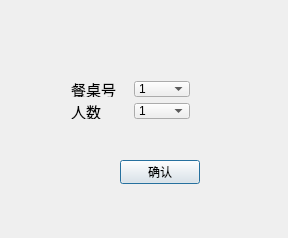
<?xml version="1.0" encoding="UTF-8"?>
<ui version="4.0">
 <class>dinnerFoodClass</class>
 <widget class="QDialog" name="dinnerFoodClass">
  <property name="geometry">
   <rect>
    <x>0</x>
    <y>0</y>
    <width>288</width>
    <height>238</height>
   </rect>
  </property>
  <property name="windowTitle">
   <string>dinnerFood</string>
  </property>
  <widget class="QPushButton" name="yes">
   <property name="geometry">
    <rect>
     <x>120</x>
     <y>160</y>
     <width>80</width>
     <height>24</height>
    </rect>
   </property>
   <property name="text">
    <string>确认</string>
   </property>
  </widget>
  <widget class="QWidget" name="">
   <property name="geometry">
    <rect>
     <x>60</x>
     <y>70</y>
     <width>141</width>
     <height>60</height>
    </rect>
   </property>
   <layout class="QVBoxLayout" name="verticalLayout">
    <item>
     <layout class="QHBoxLayout" name="horizontalLayout_2">
      <item>
       <widget class="QLabel" name="label">
        <property name="font">
         <font>
          <pointsize>11</pointsize>
         </font>
        </property>
        <property name="text">
         <string>餐桌号</string>
        </property>
       </widget>
      </item>
      <item>
       <widget class="QComboBox" name="comboBox">
        <property name="styleSheet">
         <string notr="true">QLabel
{
	font: 11pt &quot;Microsoft YaHei UI&quot;;
}</string>
        </property>
        <item>
         <property name="text">
          <string>1</string>
         </property>
        </item>
        <item>
         <property name="text">
          <string>2</string>
         </property>
        </item>
        <item>
         <property name="text">
          <string>3</string>
         </property>
        </item>
        <item>
         <property name="text">
          <string>4</string>
         </property>
        </item>
        <item>
         <property name="text">
          <string>5</string>
         </property>
        </item>
        <item>
         <property name="text">
          <string>6</string>
         </property>
        </item>
        <item>
         <property name="text">
          <string>7</string>
         </property>
        </item>
        <item>
         <property name="text">
          <string>8</string>
         </property>
        </item>
        <item>
         <property name="text">
          <string>9</string>
         </property>
        </item>
        <item>
         <property name="text">
          <string>10</string>
         </property>
        </item>
        <item>
         <property name="text">
          <string>11</string>
         </property>
        </item>
        <item>
         <property name="text">
          <string>12</string>
         </property>
        </item>
       </widget>
      </item>
     </layout>
    </item>
    <item>
     <layout class="QHBoxLayout" name="horizontalLayout">
      <item>
       <widget class="QLabel" name="label_2">
        <property name="font">
         <font>
          <pointsize>11</pointsize>
         </font>
        </property>
        <property name="text">
         <string>人数</string>
        </property>
       </widget>
      </item>
      <item>
       <widget class="QComboBox" name="comboBox_2">
        <item>
         <property name="text">
          <string>1</string>
         </property>
        </item>
        <item>
         <property name="text">
          <string>2</string>
         </property>
        </item>
        <item>
         <property name="text">
          <string>3</string>
         </property>
        </item>
        <item>
         <property name="text">
          <string>4</string>
         </property>
        </item>
        <item>
         <property name="text">
          <string>5</string>
         </property>
        </item>
        <item>
         <property name="text">
          <string>6</string>
         </property>
        </item>
       </widget>
      </item>
     </layout>
    </item>
   </layout>
  </widget>
 </widget>
 <layoutdefault spacing="6" margin="11"/>
 <resources/>
 <connections/>
</ui>
